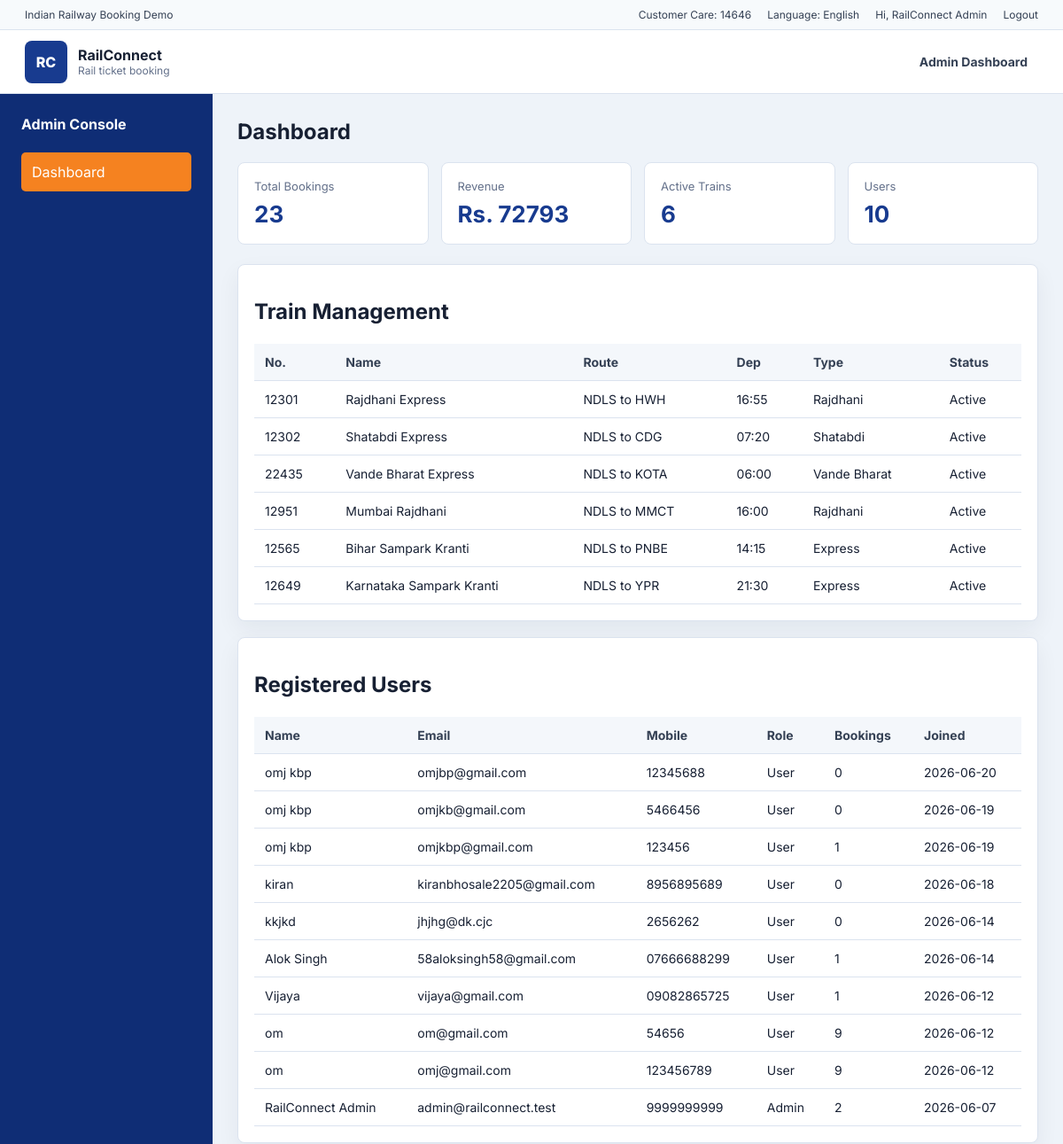
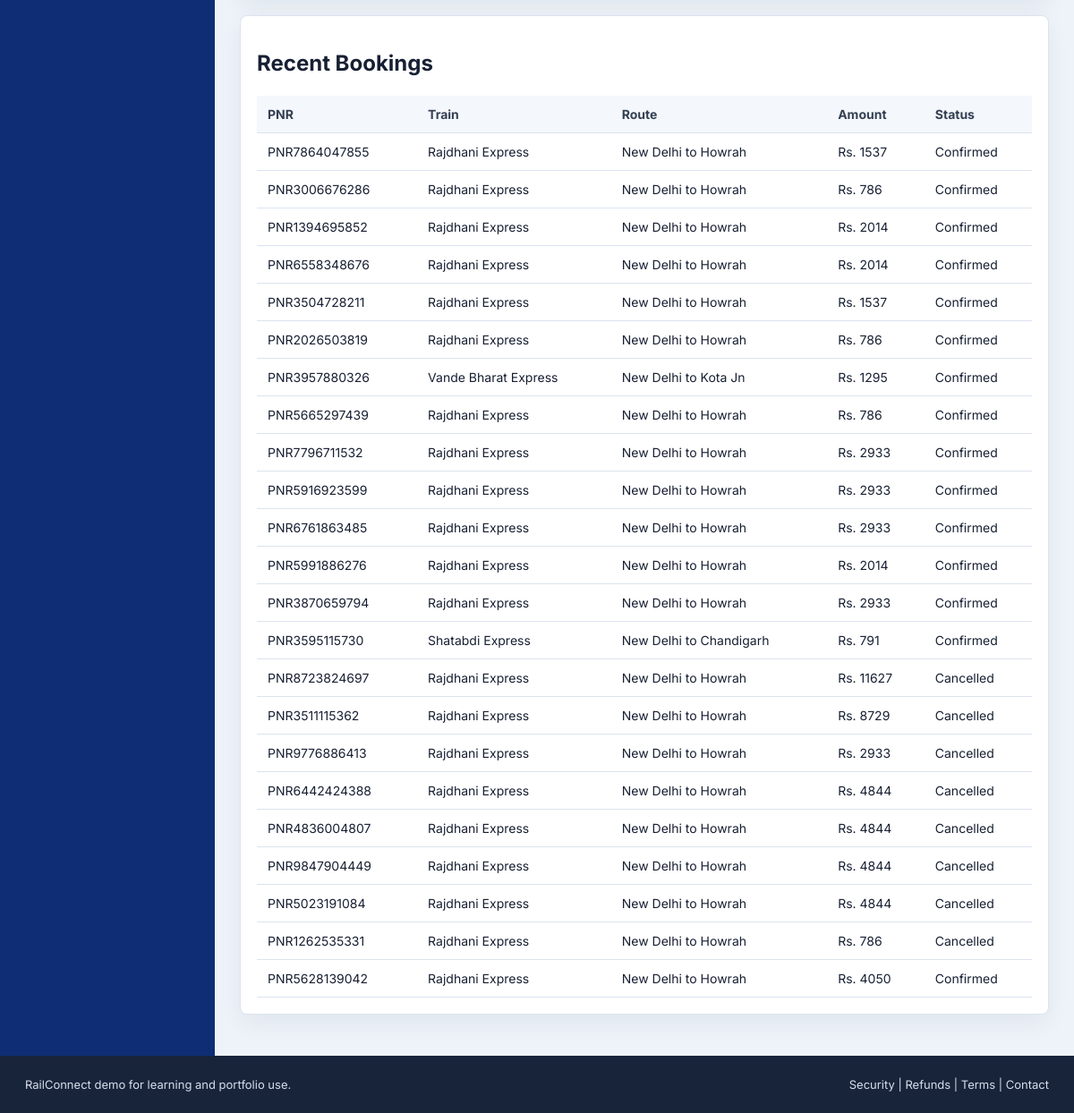
The page /admin (signed in) on the database its author committed (2 pictures, top to bottom).
### tables this page shows
CREATE TABLE users (
            id INTEGER PRIMARY KEY AUTOINCREMENT,
            name TEXT NOT NULL,
            email TEXT NOT NULL UNIQUE,
            mobile TEXT NOT NULL UNIQUE,
            password_hash TEXT NOT NULL,
            role TEXT NOT NULL DEFAULT 'user',
            created_at TEXT NOT NULL
        );

CREATE TABLE bookings (
            id INTEGER PRIMARY KEY AUTOINCREMENT,
            user_id INTEGER,
            pnr TEXT NOT NULL UNIQUE,
            train_id TEXT NOT NULL,
            train_name TEXT NOT NULL,
            route TEXT NOT NULL,
            journey_date TEXT NOT NULL,
            class_key TEXT NOT NULL,
            passengers TEXT NOT NULL,
            seats TEXT NOT NULL,
            amount INTEGER NOT NULL,
            status TEXT NOT NULL,
            created_at TEXT NOT NULL,
            FOREIGN KEY(user_id) REFERENCES users(id)
        );

### tempCodeRunnerFile.py (the view)
@app.get("/admin")
def admin():
    user = current_user()
    if not user or user["role"] != "admin":
        flash("Admin dashboard ke liye admin login chahiye. Demo: admin@railconnect.test / admin123", "error")
        return redirect(url_for("login"))
    connection = db()
    booking_rows = connection.execute("SELECT * FROM bookings ORDER BY id DESC").fetchall()
    user_rows = connection.execute(
        """
        SELECT users.*, COUNT(bookings.id) AS booking_count
        FROM users
        LEFT JOIN bookings ON bookings.user_id = users.id
        GROUP BY users.id
        ORDER BY users.id DESC
        """
    ).fetchall()
    connection.close()
    bookings = [row_to_booking(row) for row in booking_rows]
    total_revenue = sum(booking["amount"] for booking in bookings)
    return render_template(
        "admin.html",
        trains=TRAINS,
        bookings=bookings,
        users=user_rows,
        total_revenue=total_revenue,
        user=user,
    )

### tempCodeRunnerFile.py (called while the page is built)
def db():
    connection = sqlite3.connect(DB_PATH)
    connection.row_factory = sqlite3.Row
    return connection

def current_user():
    user_id = session.get("user_id")
    if not user_id:
        return None
    connection = db()
    user = connection.execute("SELECT * FROM users WHERE id = ?", (user_id,)).fetchone()
    connection.close()
    return dict(user) if user else None

def row_to_booking(row):
    return {
        "pnr": row["pnr"],
        "train": row["train_name"],
        "route": row["route"],
        "date": row["journey_date"],
        "class": row["class_key"],
        "passengers": json.loads(row["passengers"]),
        "amount": row["amount"],
        "status": row["status"],
        "seats": json.loads(row["seats"]),
    }

### templates/admin.html (shortened to what this page needs)
{% extends "base.html" %}
{% block content %}
<section class="admin-shell">
  <aside class="admin-menu">
    <strong>Admin Console</strong>
    <a class="active" href="{{ url_for('admin') }}">Dashboard</a>
  </aside>
  <div class="admin-main">
    <h1>Dashboard</h1>
    <div class="kpi-grid">
      <div><span>Total Bookings</span><strong>{{ bookings|length }}</strong></div>
      <div><span>Revenue</span><strong>Rs. {{ total_revenue }}</strong></div>
      <div><span>Active Trains</span><strong>{{ trains|length }}</strong></div>
      <div><span>Users</span><strong>{{ users|length }}</strong></div>
    </div>
    <section class="admin-card">
      <h2>Train Management</h2>
      <table>
        <thead><tr><th>No.</th><th>Name</th><th>Route</th><th>Dep</th><th>Type</th><th>Status</th></tr></thead>
        <tbody>
          {% for train in trains %}
            <tr><td>{{ train.id }}</td><td>{{ train.name }}</td><td>{{ train.from }} to {{ train.to }}</td><td>{{ train.dep }}</td><td>{{ train.type }}</td><td>Active</td></tr>
          {% endfor %}
        </tbody>
      </table>
    </section>
    <section class="admin-card">
      <h2>Registered Users</h2>
      <table>
        <thead><tr><th>Name</th><th>Email</th><th>Mobile</th><th>Role</th><th>Bookings</th><th>Joined</th></tr></thead>
        <tbody>
          {% for item in users %}
            <tr>
              <td>{{ item.name }}</td>
              <td>{{ item.email }}</td>
              <td>{{ item.mobile }}</td>
              <td>{{ item.role|title }}</td>
              <td>{{ item.booking_count }}</td>
              <td>{{ item.created_at[:10] }}</td>
            </tr>
          {% endfor %}
        </tbody>
      </table>
    </section>
    <section class="admin-card">
      <h2>Recent Bookings</h2>
      <table>
        <thead><tr><th>PNR</th><th>Train</th><th>Route</th><th>Amount</th><th>Status</th></tr></thead>
        <tbody>
          {% for booking in bookings %}
            <tr><td>{{ booking.pnr }}</td><td>{{ booking.train }}</td><td>{{ booking.route }}</td><td>Rs. {{ booking.amount }}</td><td>{{ booking.status|title }}</td></tr>
          {% endfor %}
        </tbody>
      </table>
    </section>
  </div>
</section>
{% endblock %}

### templates/base.html (shortened to what this page needs)
<!doctype html>
<html lang="en">
<head>
  <link rel="stylesheet" href="{{ url_for('static', filename='styles.css') }}">
</head>
<body>
  <header class="top-strip">
    <div>Indian Railway Booking Demo</div>
    <div class="top-links">
      <span>Customer Care: 14646</span>
      <span>Language: English</span>
      {% if user %}
        <span>Hi, {{ user.name }}</span>
        <a href="{{ url_for('logout') }}">Logout</a>
      {% else %}
        <a class="link-button" href="{{ url_for('login') }}">Login</a>
        <a class="link-button" href="{{ url_for('register') }}">Register</a>
      {% endif %}
    </div>
  </header>
  <nav class="main-nav">
    <a class="brand" href="{{ url_for('index') }}">
      <span class="brand-mark">RC</span>
      <span>
        <strong>RailConnect</strong>
        <small>Rail ticket booking</small>
      </span>
    </a>
    <div class="nav-actions">
      {% if not user %}
        <a href="{{ url_for('register') }}">Register</a>
        <a href="{{ url_for('login') }}">Login</a>
      {% else %}
        {% if user.role == 'admin' %}
          <a href="{{ url_for('admin') }}">Admin Dashboard</a>
        {% else %}
          <a href="{{ url_for('index') }}#search">Book Ticket</a>
          <a href="{{ url_for('index') }}#pnr">PNR Status</a>
          <a href="{{ url_for('my_bookings') }}">My Bookings</a>
          <a href="{{ url_for('admin') }}">Admin</a>
        {% endif %}
      {% endif %}
    </div>
  </nav>
  <main>
    {% block content %}{% endblock %}
  </main>
  <footer class="site-footer">
    <div>RailConnect demo for learning and portfolio use.</div>
    <div>Security | Refunds | Terms | Contact</div>
  </footer>
</body>
</html>

### static/styles.css (style rules this page uses)
:root { --blue: #183b8f; --blue-2: #0f2d75; --orange: #f58220; --ink: #172033; --muted: #63708a; --line: #dbe3ef; --soft: #f4f7fb; --card: #ffffff; --green: #098a46; --red: #b91c1c; }
* { box-sizing: border-box; }
body { margin: 0; font-family: Inter, Arial, sans-serif; background: #eef3f9; color: var(--ink); }
a { color: inherit; text-decoration: none; }
.top-strip { min-height: 34px; padding: 7px 28px; display: flex; justify-content: space-between; gap: 18px; align-items: center; background: #f7fafc; color: #344054; font-size: 12px; border-bottom: 1px solid var(--line); }
.top-links { display: flex; gap: 18px; align-items: center; flex-wrap: wrap; }
.main-nav { height: 72px; padding: 0 28px; display: flex; align-items: center; justify-content: space-between; background: #ffffff; border-bottom: 1px solid var(--line); position: sticky; top: 0; z-index: 10; }
.brand { display: flex; align-items: center; gap: 12px; }
.brand-mark { width: 48px; height: 48px; display: grid; place-items: center; border-radius: 8px; background: var(--blue); color: #fff; font-weight: 800; }
.brand strong, .brand small { display: block; }
.brand small { color: var(--muted); font-size: 12px; }
.nav-actions { display: flex; gap: 8px; align-items: center; }
.nav-actions a { padding: 10px 12px; border-radius: 6px; color: #344054; font-weight: 700; font-size: 14px; }
.train-card, .utility-card, .admin-card, .ticket { background: #fff; border: 1px solid var(--line); border-radius: 8px; box-shadow: 0 10px 26px rgba(22, 34, 52, 0.06); }
.passenger-table, .admin-card table { width: 100%; margin-top: 22px; border-collapse: collapse; }
th, td { padding: 12px; border-bottom: 1px solid var(--line); text-align: left; font-size: 14px; }
th { background: var(--soft); color: #344054; }
.admin-shell { display: grid; grid-template-columns: 240px 1fr; min-height: calc(100vh - 142px); }
.admin-menu { padding: 24px; background: var(--blue-2); color: #fff; }
.admin-menu strong { display: block; margin-bottom: 22px; }
.admin-menu a { display: block; padding: 12px; border-radius: 5px; color: #dbe7ff; margin-bottom: 5px; }
.admin-menu .active { color: #fff; background: var(--orange); }
.admin-main { padding: 28px; }
.admin-main h1 { margin-top: 0; }
.kpi-grid { display: grid; grid-template-columns: repeat(4, 1fr); gap: 14px; margin-bottom: 22px; }
.kpi-grid div { padding: 18px; border-radius: 8px; background: #fff; border: 1px solid var(--line); }
.kpi-grid span, .kpi-grid strong { display: block; }
.kpi-grid span { color: var(--muted); font-size: 13px; }
.kpi-grid strong { margin-top: 8px; color: var(--blue); font-size: 26px; }
.admin-card { padding: 18px; margin-bottom: 18px; overflow: auto; }
.site-footer { padding: 24px 28px; display: flex; justify-content: space-between; gap: 18px; background: #18243a; color: #d6deeb; font-size: 13px; }

### rows shown on the page
users: name "RailConnect Admin", email "admin@railconnect.test", mobile "9999999999", role "Admin", booking_count "2", created_at "2026-06-07"
bookings: id "12302", name "Shatabdi Express", from "NDLS", to "CDG", dep "07:20", type "Shatabdi", pnr "PNR3595115730", train "Shatabdi Express", route "New Delhi to Chandigarh", amount "791", status "Confirmed"
bookings: id "22435", name "Vande Bharat Express", from "NDLS", to "KOTA", dep "06:00", type "Vande Bharat", pnr "PNR3957880326", train "Vande Bharat Express", route "New Delhi to Kota Jn", amount "1295", status "Confirmed"
users: name "omj kbp", email "omjbp@gmail.com", mobile "12345688", role "User", booking_count "0", created_at "2026-06-20"
users: name "omj kbp", email "omjkb@gmail.com", mobile "5466456", role "User", booking_count "0", created_at "2026-06-19"
users: name "omj kbp", email "omjkbp@gmail.com", mobile "123456", role "User", booking_count "1", created_at "2026-06-19"
users: name "kiran", email "kiranbhosale2205@gmail.com", mobile "8956895689", role "User", booking_count "0", created_at "2026-06-18"
users: name "kkjkd", email "jhjhg@dk.cjc", mobile "2656262", role "User", booking_count "0", created_at "2026-06-14"
users: name "Alok Singh", email "58aloksingh58@gmail.com", mobile "07666688299", role "User", booking_count "1", created_at "2026-06-14"
users: name "Vijaya", email "vijaya@gmail.com", mobile "09082865725", role "User", booking_count "1", created_at "2026-06-12"
users: name "om", email "om@gmail.com", mobile "54656", role "User", booking_count "9", created_at "2026-06-12"
users: name "om", email "omj@gmail.com", mobile "123456789", role "User", booking_count "9", created_at "2026-06-12"
bookings: pnr "PNR7864047855", train "Rajdhani Express", route "New Delhi to Howrah", amount "1537", status "Confirmed"
bookings: pnr "PNR3006676286", train "Rajdhani Express", route "New Delhi to Howrah", amount "786", status "Confirmed"
bookings: pnr "PNR1394695852", train "Rajdhani Express", route "New Delhi to Howrah", amount "2014", status "Confirmed"
bookings: pnr "PNR6558348676", train "Rajdhani Express", route "New Delhi to Howrah", amount "2014", status "Confirmed"
bookings: pnr "PNR3504728211", train "Rajdhani Express", route "New Delhi to Howrah", amount "1537", status "Confirmed"
bookings: pnr "PNR2026503819", train "Rajdhani Express", route "New Delhi to Howrah", amount "786", status "Confirmed"
bookings: pnr "PNR5665297439", train "Rajdhani Express", route "New Delhi to Howrah", amount "786", status "Confirmed"
bookings: pnr "PNR7796711532", train "Rajdhani Express", route "New Delhi to Howrah", amount "2933", status "Confirmed"
bookings: pnr "PNR5916923599", train "Rajdhani Express", route "New Delhi to Howrah", amount "2933", status "Confirmed"
bookings: pnr "PNR6761863485", train "Rajdhani Express", route "New Delhi to Howrah", amount "2933", status "Confirmed"
bookings: pnr "PNR5991886276", train "Rajdhani Express", route "New Delhi to Howrah", amount "2014", status "Confirmed"
bookings: pnr "PNR3870659794", train "Rajdhani Express", route "New Delhi to Howrah", amount "2933", status "Confirmed"
bookings: pnr "PNR8723824697", train "Rajdhani Express", route "New Delhi to Howrah", amount "11627", status "Cancelled"
bookings: pnr "PNR3511115362", train "Rajdhani Express", route "New Delhi to Howrah", amount "8729", status "Cancelled"
bookings: pnr "PNR9776886413", train "Rajdhani Express", route "New Delhi to Howrah", amount "2933", status "Cancelled"
bookings: pnr "PNR6442424388", train "Rajdhani Express", route "New Delhi to Howrah", amount "4844", status "Cancelled"
bookings: pnr "PNR4836004807", train "Rajdhani Express", route "New Delhi to Howrah", amount "4844", status "Cancelled"
bookings: pnr "PNR9847904449", train "Rajdhani Express", route "New Delhi to Howrah", amount "4844", status "Cancelled"
bookings: pnr "PNR5023191084", train "Rajdhani Express", route "New Delhi to Howrah", amount "4844", status "Cancelled"
bookings: pnr "PNR1262535331", train "Rajdhani Express", route "New Delhi to Howrah", amount "786", status "Cancelled"
bookings: pnr "PNR5628139042", train "Rajdhani Express", route "New Delhi to Howrah", amount "4050", status "Confirmed"

### other values the page prints
{{ bookings|length }} "23"
{{ total_revenue }} "72793"
{{ trains|length }} "6"
{{ users|length }} "10"
{{ train.id }} "12301" "12951" "12565" "12649"
{{ train.name }} "Rajdhani Express" "Mumbai Rajdhani" "Bihar Sampark Kranti" "Karnataka Sampark Kranti"
{{ train.from }} "NDLS" "NDLS" "NDLS" "NDLS"
{{ train.to }} "HWH" "MMCT" "PNBE" "YPR"
{{ train.dep }} "16:55" "16:00" "14:15" "21:30"
{{ train.type }} "Rajdhani" "Rajdhani" "Express" "Express"
